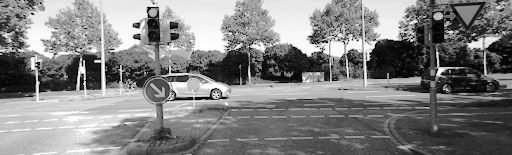
#> input picture TP2/egalisation.png, 512 x 155 px
$ python histo.py
#> lines starting #> are read from the running program, lines starting #| are printed output that depends on the picture
import cv2
import numpy as np

im1 = cv2.imread('egalisation.png', cv2.IMREAD_GRAYSCALE)
#> im1 is the input picture: shape (155, 512); min 1, max 255, mean 128.8
im1 = np.array(im1)

histoHeight = np.size(im1, 0)
#> histoHeight = 155
print(histoHeight)
#| 155
histoWidth = 255
histo = []
result = np.full((histoHeight,histoWidth),255)
#> result: shape (155, 255) int64; every value is 255
result = np.ascontiguousarray(result, dtype=np.uint8)
#> result: shape (155, 255); every value is 255

for i in range(255):
  count = np.count_nonzero(im1==i)
  histo.append(count)
#> this loop made 255 passes
#> count on passes 1 to 3: 0, 406, 281
#> after the loop, histo = 255 values, max 2187 at index 232, min 0 at index 0, mean 308.6

histoMax = np.max(histo)
#> histoMax = 2187

for index, pixelValue in enumerate(histo):
  cv2.line(result, (index,histoHeight-2), (index,histoHeight-int(pixelValue*histoHeight/histoMax)), (0,0,0), 1)
  result[histoHeight-1][index]=index
  result[histoHeight-2][index]=0
#> this loop made 255 passes
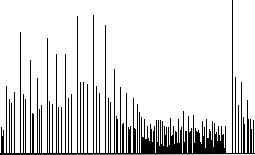
#> result: shape (155, 255); min 0, max 255, mean 218.8

cv2.imwrite('histo_egalisation.png',result)

$ run again, with TP2/otsu1_seuillee_methode_otsu.png copied over TP2/egalisation.png
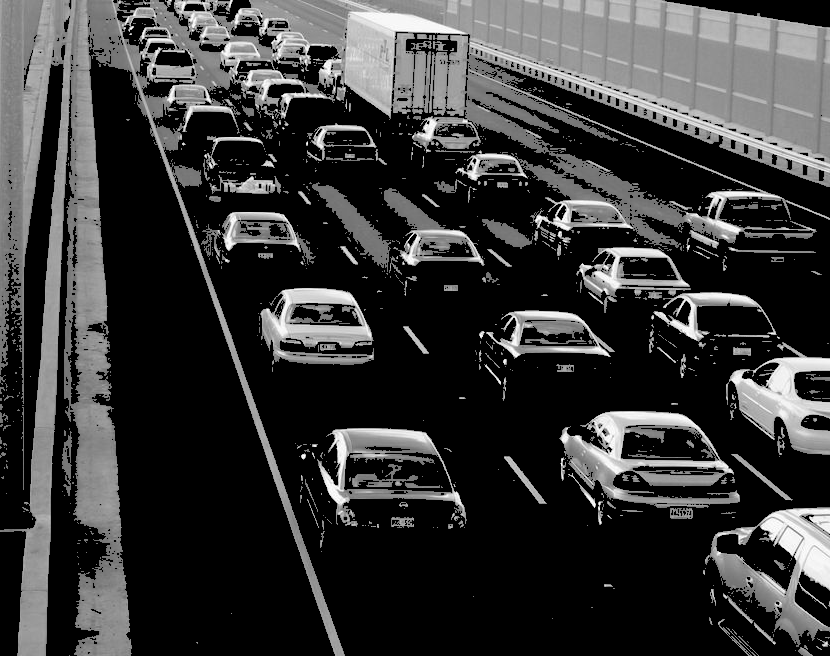
#> input picture TP2/otsu1_seuillee_methode_otsu.png, 830 x 656 px
#> im1 is the input picture: shape (656, 830); min 0, max 255, mean 55.8
#> histoHeight = 656
#| 656
#> the loop `for i in range(255):` made 255 passes
#> count on passes 1 to 3: 349198, 0, 0
#> after the loop `for i in range(255):`: histo = 255 values, max 349198 at index 0, min 0 at index 1, mean 2134.6
#> histoMax = 349198
#> the loop `for index, pixelValue in enumerate(histo):` made 255 passes
#> after the loop `for index, pixelValue in enumerate(histo):`:
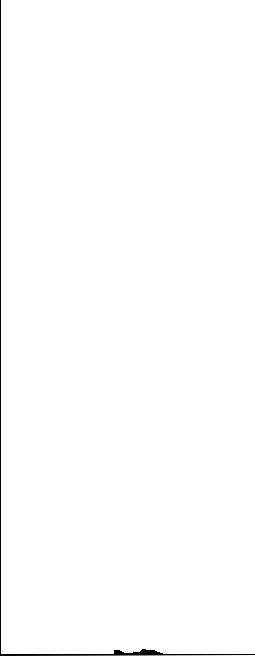
#> result: shape (656, 255); min 0, max 255, mean 253.2
